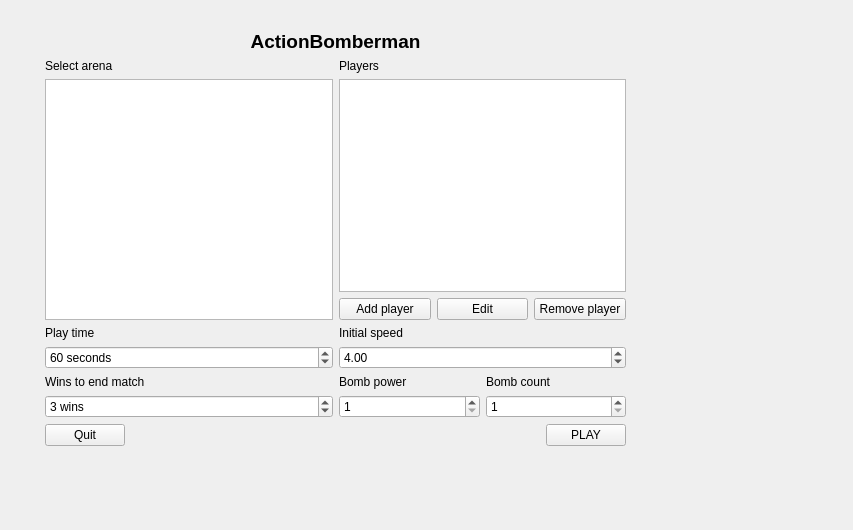
<?xml version="1.0" encoding="UTF-8"?>
<ui version="4.0">
 <class>MenuWidget</class>
 <widget class="QWidget" name="MenuWidget">
  <property name="windowModality">
   <enum>Qt::NonModal</enum>
  </property>
  <property name="geometry">
   <rect>
    <x>0</x>
    <y>0</y>
    <width>853</width>
    <height>530</height>
   </rect>
  </property>
  <property name="sizePolicy">
   <sizepolicy hsizetype="Minimum" vsizetype="Minimum">
    <horstretch>0</horstretch>
    <verstretch>0</verstretch>
   </sizepolicy>
  </property>
  <property name="focusPolicy">
   <enum>Qt::NoFocus</enum>
  </property>
  <property name="windowTitle">
   <string>Form</string>
  </property>
  <property name="layoutDirection">
   <enum>Qt::LeftToRight</enum>
  </property>
  <property name="autoFillBackground">
   <bool>true</bool>
  </property>
  <property name="locale">
   <locale language="English" country="UnitedStates"/>
  </property>
  <widget class="QWidget" name="verticalLayoutWidget">
   <property name="geometry">
    <rect>
     <x>40</x>
     <y>30</y>
     <width>591</width>
     <height>421</height>
    </rect>
   </property>
   <layout class="QVBoxLayout" name="mainLayout">
    <property name="sizeConstraint">
     <enum>QLayout::SetMaximumSize</enum>
    </property>
    <property name="margin">
     <number>0</number>
    </property>
    <item>
     <widget class="QLabel" name="label">
      <property name="font">
       <font>
        <pointsize>14</pointsize>
        <weight>75</weight>
        <bold>true</bold>
        <kerning>true</kerning>
       </font>
      </property>
      <property name="text">
       <string>ActionBomberman</string>
      </property>
      <property name="alignment">
       <set>Qt::AlignHCenter|Qt::AlignTop</set>
      </property>
      <property name="margin">
       <number>5</number>
      </property>
     </widget>
    </item>
    <item>
     <layout class="QHBoxLayout" name="horizontalLayout">
      <property name="sizeConstraint">
       <enum>QLayout::SetMaximumSize</enum>
      </property>
      <item>
       <layout class="QVBoxLayout" name="verticalLayout">
        <property name="leftMargin">
         <number>5</number>
        </property>
        <item>
         <widget class="QLabel" name="label_2">
          <property name="text">
           <string>Select arena</string>
          </property>
         </widget>
        </item>
        <item>
         <widget class="QListView" name="mapListView"/>
        </item>
        <item>
         <widget class="QLabel" name="label_4">
          <property name="text">
           <string>Play time</string>
          </property>
         </widget>
        </item>
        <item>
         <widget class="QSpinBox" name="gameTimeSpinBox">
          <property name="toolTip">
           <string>Game duration in seconds</string>
          </property>
          <property name="suffix">
           <string> seconds</string>
          </property>
          <property name="minimum">
           <number>30</number>
          </property>
          <property name="maximum">
           <number>300</number>
          </property>
          <property name="singleStep">
           <number>30</number>
          </property>
          <property name="value">
           <number>60</number>
          </property>
         </widget>
        </item>
        <item>
         <widget class="QLabel" name="label_5">
          <property name="text">
           <string>Wins to end match</string>
          </property>
         </widget>
        </item>
        <item>
         <widget class="QSpinBox" name="roundsSpinBox">
          <property name="suffix">
           <string> wins</string>
          </property>
          <property name="minimum">
           <number>1</number>
          </property>
          <property name="maximum">
           <number>15</number>
          </property>
          <property name="value">
           <number>3</number>
          </property>
         </widget>
        </item>
       </layout>
      </item>
      <item>
       <layout class="QVBoxLayout" name="verticalLayout_2">
        <property name="rightMargin">
         <number>5</number>
        </property>
        <item>
         <widget class="QLabel" name="label_3">
          <property name="text">
           <string>Players</string>
          </property>
         </widget>
        </item>
        <item>
         <widget class="QListView" name="playersList"/>
        </item>
        <item>
         <layout class="QHBoxLayout" name="horizontalLayout_3">
          <item>
           <widget class="QPushButton" name="addPlayerButton">
            <property name="text">
             <string>Add player</string>
            </property>
           </widget>
          </item>
          <item>
           <widget class="QPushButton" name="editPlayerButton">
            <property name="text">
             <string>Edit</string>
            </property>
           </widget>
          </item>
          <item>
           <widget class="QPushButton" name="removePlayerButton">
            <property name="text">
             <string>Remove player</string>
            </property>
           </widget>
          </item>
         </layout>
        </item>
        <item>
         <widget class="QLabel" name="label_6">
          <property name="text">
           <string>Initial speed</string>
          </property>
         </widget>
        </item>
        <item>
         <widget class="QDoubleSpinBox" name="speedSpin">
          <property name="minimum">
           <double>0.500000000000000</double>
          </property>
          <property name="maximum">
           <double>20.000000000000000</double>
          </property>
          <property name="singleStep">
           <double>0.500000000000000</double>
          </property>
          <property name="value">
           <double>4.000000000000000</double>
          </property>
         </widget>
        </item>
        <item>
         <layout class="QGridLayout" name="gridLayout">
          <property name="verticalSpacing">
           <number>6</number>
          </property>
          <item row="0" column="0">
           <widget class="QLabel" name="label_7">
            <property name="text">
             <string>Bomb power</string>
            </property>
           </widget>
          </item>
          <item row="0" column="1">
           <widget class="QLabel" name="label_8">
            <property name="text">
             <string>Bomb count</string>
            </property>
           </widget>
          </item>
          <item row="1" column="0">
           <widget class="QSpinBox" name="bombPowerSpin">
            <property name="minimum">
             <number>1</number>
            </property>
            <property name="maximum">
             <number>50</number>
            </property>
           </widget>
          </item>
          <item row="1" column="1">
           <widget class="QSpinBox" name="bombCountSpin">
            <property name="minimum">
             <number>1</number>
            </property>
            <property name="maximum">
             <number>50</number>
            </property>
           </widget>
          </item>
         </layout>
        </item>
       </layout>
      </item>
     </layout>
    </item>
    <item>
     <layout class="QHBoxLayout" name="horizontalLayout_2">
      <property name="sizeConstraint">
       <enum>QLayout::SetMinimumSize</enum>
      </property>
      <property name="leftMargin">
       <number>5</number>
      </property>
      <property name="rightMargin">
       <number>5</number>
      </property>
      <property name="bottomMargin">
       <number>5</number>
      </property>
      <item>
       <widget class="QPushButton" name="quitButton">
        <property name="text">
         <string>Quit</string>
        </property>
       </widget>
      </item>
      <item>
       <spacer name="horizontalSpacer">
        <property name="orientation">
         <enum>Qt::Horizontal</enum>
        </property>
        <property name="sizeHint" stdset="0">
         <size>
          <width>40</width>
          <height>20</height>
         </size>
        </property>
       </spacer>
      </item>
      <item>
       <widget class="QPushButton" name="playButton">
        <property name="text">
         <string>PLAY</string>
        </property>
       </widget>
      </item>
     </layout>
    </item>
   </layout>
  </widget>
 </widget>
 <resources/>
 <connections/>
</ui>
